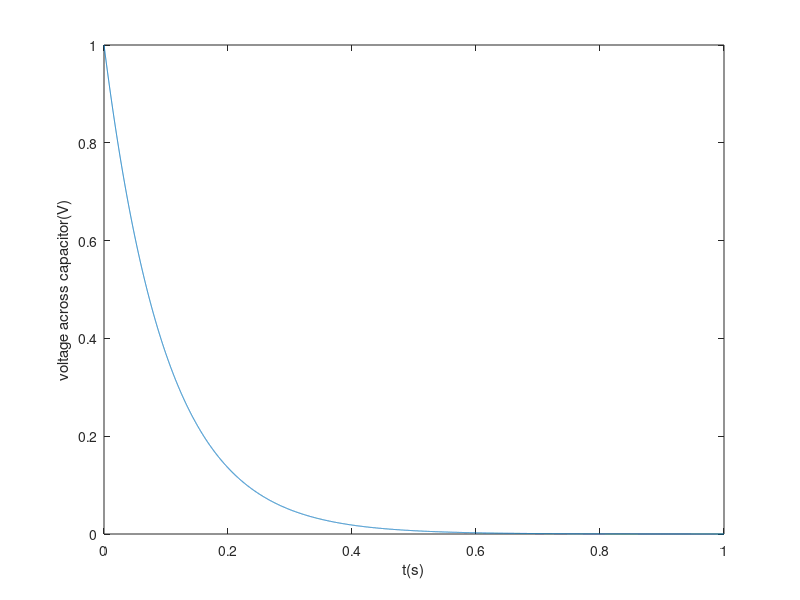
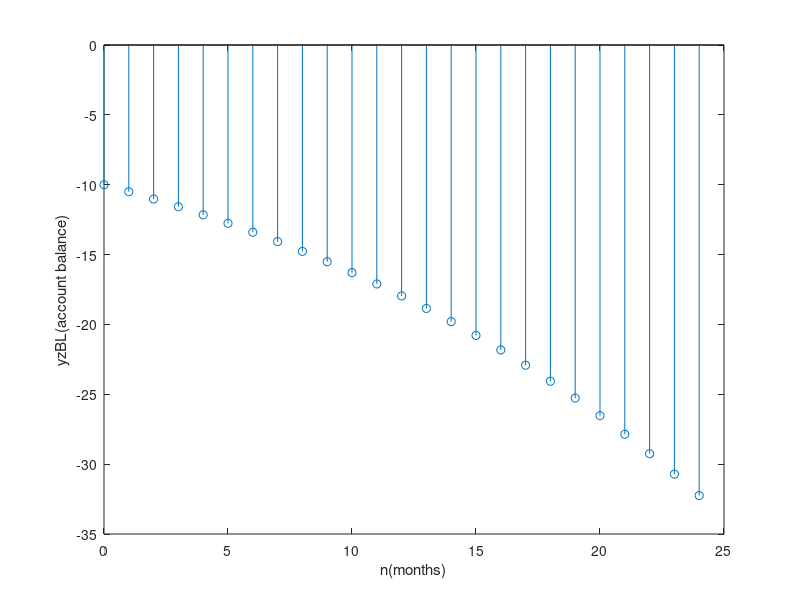
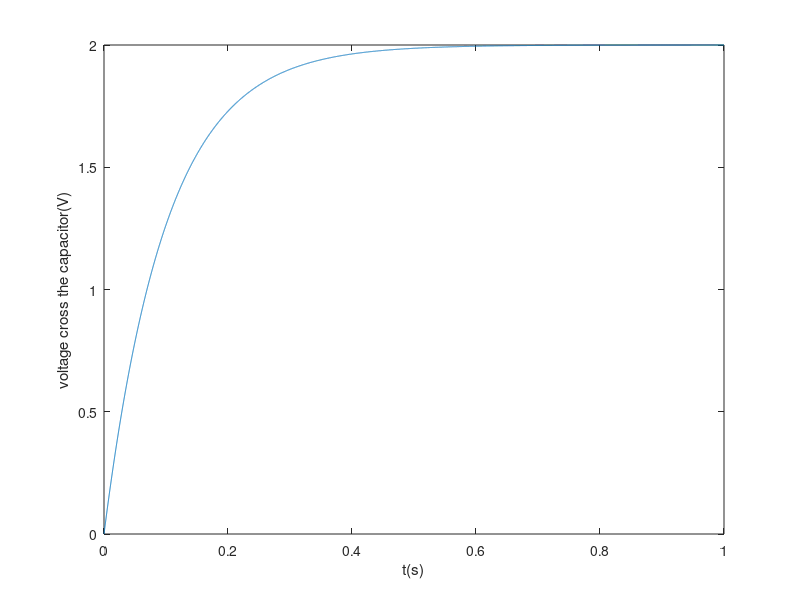
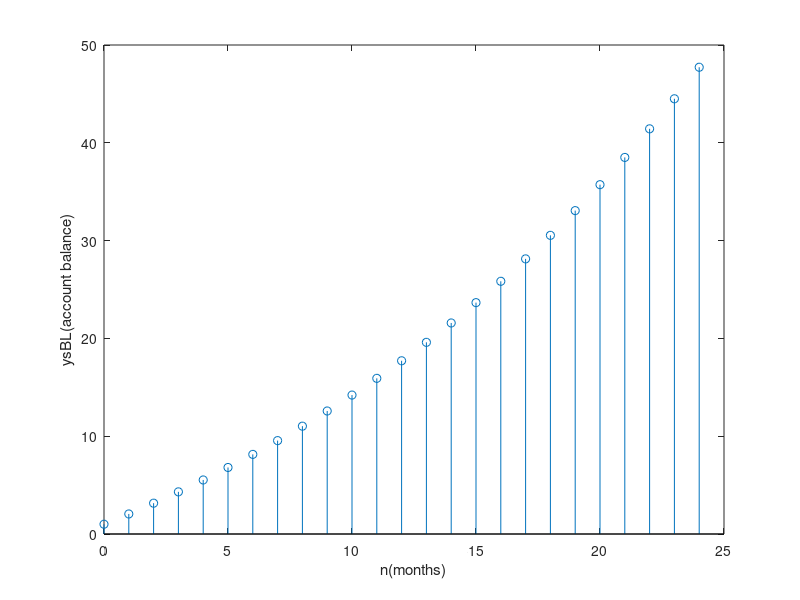

MATLAB code to generate these figures, in order:
% Workshop Report 1
% Monday 1 pm
% Group 3: Sijie Liu, Didi Chi, Mun Hoe Wong

% Q3
% the natural response of the system
R = 1000; % Resistor
C = 100*10^-6; % Capacitor
v0 = 1; % the initial condition of the system
t = 0:0.0001:1;% time

yzRC = v0 * exp(-1/(R*C)*t);

plot(t,yzRC);
xlabel('t(s)');
ylabel('voltage across capacitor(V)');

% Q11 
% The plot for the natural response of bank loan system for two years
figure;
r = 0.05;% Monthly interest rate 
a = 1+r;

y0 = -10;% initial condition
n = 0:1:24;% months in two years
yzBL = (a.^(n))*y0;

stem(n,yzBL);
xlabel('n(months)');
ylabel('yzBL(account balance)');

% Q16
% the step response of the system
figure;

Vs = 2;% the constant input of the system
ysRC = Vs - Vs *exp(-1/(R*C)*t);
plot(t,ysRC);
xlabel('t(s)');
ylabel('voltage cross the capacitor(V)');


% Q22
% The plot for the step response of bank loan system for two years
figure;
ysBL = (a.^(n+1)-1)./r;
stem(n,ysBL);
xlabel('n(months)');
ylabel('ysBL(account balance)');